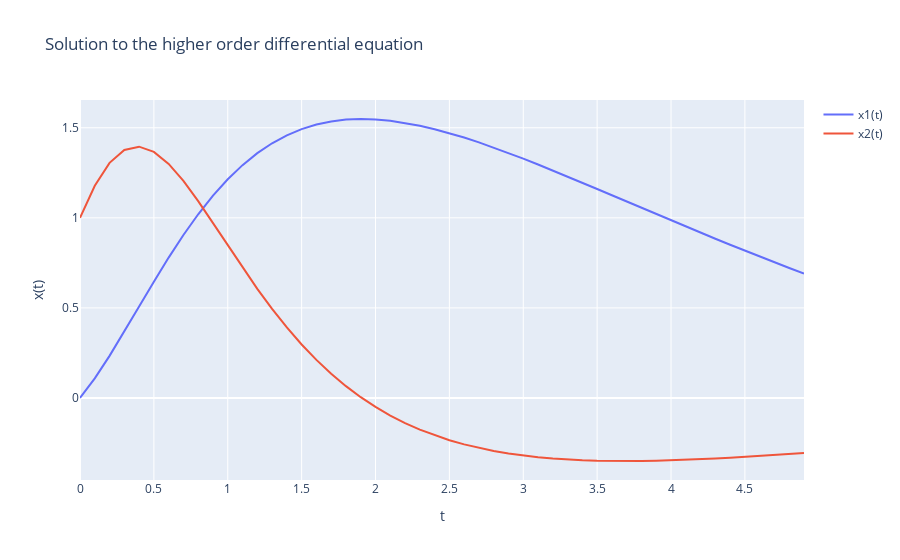

Notebook code for this chart:
### Code cell
# Split up
x1 = x[:, 0]
x2 = x[:, 1]

# Plot the curve
trace1 = go.Scatter(x=t, y=x1, name='x1(t)')
trace2 = go.Scatter(x=t, y=x2, name='x2(t)')

data = [trace1, trace2]

layout = go.Layout(title='Solution to the higher order differential equation',
                   xaxis_title='t', yaxis_title='x(t)')
figure = go.Figure(data=data, layout=layout)
py.iplot(figure)
